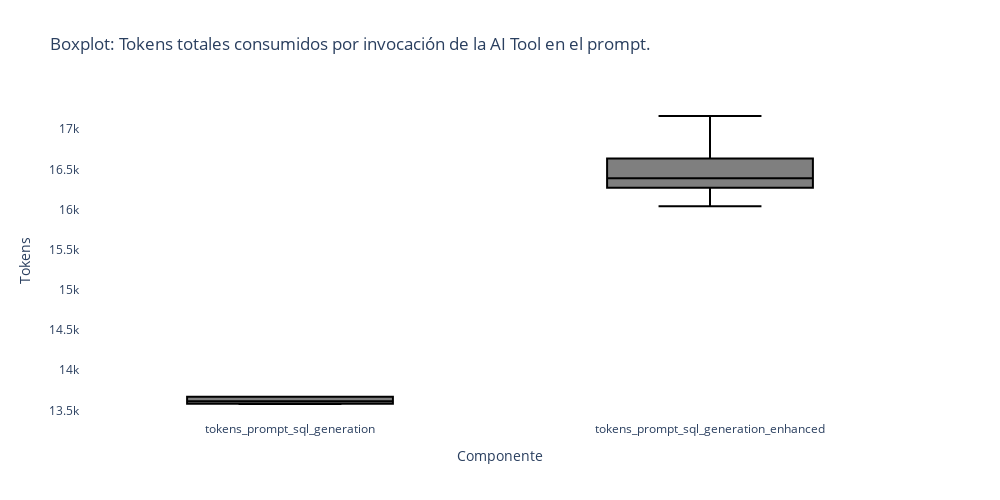

The code cell stored with this chart in its notebook:
### Code cell
# Boxplot de tokens consumidos en el prompt
boxplot(
    df_tokens_detail_prompt, 
    title="Boxplot: Tokens totales consumidos por invocación de la AI Tool en el prompt.",
    value_name="Tokens",
    category_name="Componente"
)

### Figure 1 — Plotly figure (JSON) as saved in the notebook; plotly's stock layout.template omitted (floating-point values rounded to 4 significant figures)
{"data": [{"alignmentgroup": "True", "hovertemplate": "Componente=%{x}<br>Tokens=%{y}<extra></extra>", "legendgroup": "", "marker": {"color": "#000000"}, "name": "", "notched": false, "offsetgroup": "", "orientation": "v", "showlegend": false, "type": "box", "x": ["tokens_prompt_sql_generation", "tokens_prompt_sql_generation", "tokens_prompt_sql_generation", "tokens_prompt_sql_generation", "tokens_prompt_sql_generation", "tokens_prompt_sql_generation", "tokens_prompt_sql_generation", "tokens_prompt_sql_generation", "tokens_prompt_sql_generation", "tokens_prompt_sql_generation", "tokens_prompt_sql_generation", "tokens_prompt_sql_generation", "tokens_prompt_sql_generation", "tokens_prompt_sql_generation", "tokens_prompt_sql_generation", "tokens_prompt_sql_generation", "tokens_prompt_sql_generation", "tokens_prompt_sql_generation", "tokens_prompt_sql_generation", "tokens_prompt_sql_generation", "tokens_prompt_sql_generation_enhanced", "tokens_prompt_sql_generation_enhanced", "tokens_prompt_sql_generation_enhanced", "tokens_prompt_sql_generation_enhanced", "tokens_prompt_sql_generation_enhanced", "tokens_prompt_sql_generation_enhanced", "tokens_prompt_sql_generation_enhanced", "tokens_prompt_sql_generation_enhanced", "tokens_prompt_sql_generation_enhanced", "tokens_prompt_sql_generation_enhanced", "tokens_prompt_sql_generation_enhanced", "tokens_prompt_sql_generation_enhanced", "tokens_prompt_sql_generation_enhanced", "tokens_prompt_sql_generation_enhanced", "tokens_prompt_sql_generation_enhanced", "tokens_prompt_sql_generation_enhanced", "tokens_prompt_sql_generation_enhanced", "tokens_prompt_sql_generation_enhanced", "tokens_prompt_sql_generation_enhanced", "tokens_prompt_sql_generation_enhanced"], "x0": " ", "xaxis": "x", "y": [13585, 13615, 13582, 13670, 13670, 13581, 13669, 13615, 13582, 13615, 13615, 13670, 13617, 13580, 13615, 13657, 13580, 13669, 13580, 13669, 16232, 16636, 16212, 16041, 16759, 17104, 16393, 16592, 16112, 16290, 16409, 16632, 16254, 16292, 17052, 16388, 16339, 16470, 16359, 17164], "y0": " ", "yaxis": "y"}], "layout": {"boxgap": 0.3, "boxgroupgap": 0.3, "boxmode": "group", "height": 500, "legend": {"tracegroupgap": 0}, "paper_bgcolor": "white", "plot_bgcolor": "white", "title": {"text": "Boxplot: Tokens totales consumidos por invocación de la AI Tool en el prompt."}, "width": 1000, "xaxis": {"anchor": "y", "domain": [0, 1], "title": {"text": "Componente"}}, "yaxis": {"anchor": "x", "domain": [0, 1], "title": {"text": "Tokens"}}}}
